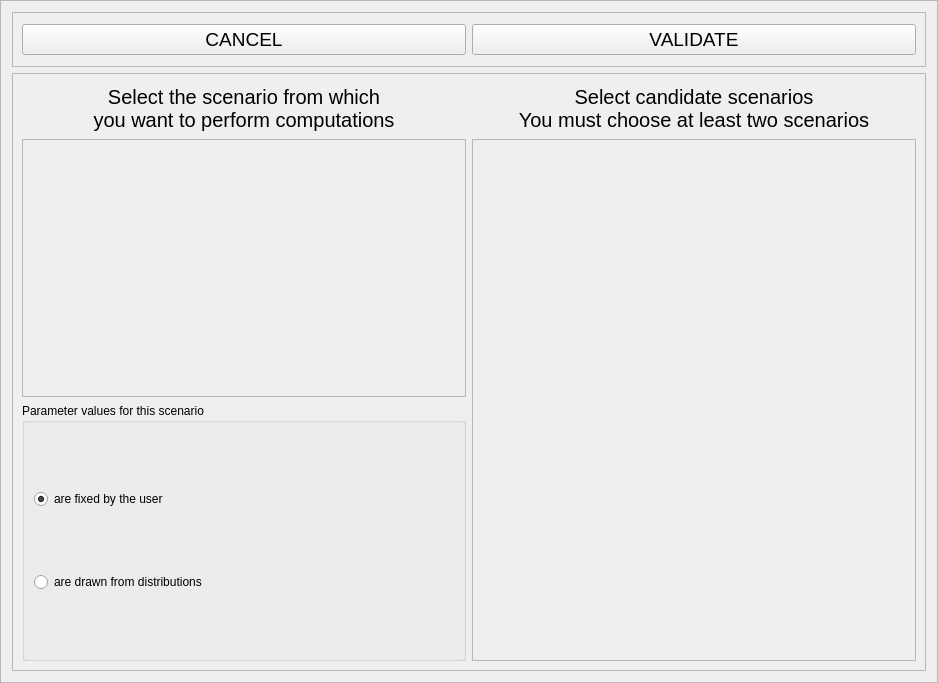
<?xml version="1.0" encoding="UTF-8"?>
<ui version="4.0">
 <class>Frame</class>
 <widget class="QFrame" name="Frame">
  <property name="geometry">
   <rect>
    <x>0</x>
    <y>0</y>
    <width>938</width>
    <height>683</height>
   </rect>
  </property>
  <property name="windowTitle">
   <string>Frame</string>
  </property>
  <property name="frameShape">
   <enum>QFrame::StyledPanel</enum>
  </property>
  <property name="frameShadow">
   <enum>QFrame::Raised</enum>
  </property>
  <layout class="QVBoxLayout" name="verticalLayout_5">
   <item>
    <widget class="QFrame" name="frame_6">
     <property name="sizePolicy">
      <sizepolicy hsizetype="Expanding" vsizetype="Preferred">
       <horstretch>0</horstretch>
       <verstretch>0</verstretch>
      </sizepolicy>
     </property>
     <property name="minimumSize">
      <size>
       <width>0</width>
       <height>55</height>
      </size>
     </property>
     <property name="maximumSize">
      <size>
       <width>16777215</width>
       <height>55</height>
      </size>
     </property>
     <property name="frameShape">
      <enum>QFrame::StyledPanel</enum>
     </property>
     <property name="frameShadow">
      <enum>QFrame::Raised</enum>
     </property>
     <layout class="QHBoxLayout" name="horizontalLayout_9">
      <item>
       <widget class="QPushButton" name="exitButton">
        <property name="font">
         <font>
          <pointsize>14</pointsize>
         </font>
        </property>
        <property name="toolTip">
         <string>Leave this screen without loosing any change</string>
        </property>
        <property name="text">
         <string>CANCEL</string>
        </property>
        <property name="shortcut">
         <string>Alt+E</string>
        </property>
       </widget>
      </item>
      <item>
       <widget class="QPushButton" name="okButton">
        <property name="font">
         <font>
          <pointsize>14</pointsize>
         </font>
        </property>
        <property name="toolTip">
         <string>Test and save data (Alt+o)</string>
        </property>
        <property name="text">
         <string>VALIDATE</string>
        </property>
        <property name="shortcut">
         <string>Alt+V</string>
        </property>
       </widget>
      </item>
     </layout>
    </widget>
   </item>
   <item>
    <widget class="QFrame" name="frame">
     <property name="frameShape">
      <enum>QFrame::StyledPanel</enum>
     </property>
     <property name="frameShadow">
      <enum>QFrame::Raised</enum>
     </property>
     <layout class="QHBoxLayout" name="horizontalLayout">
      <item>
       <layout class="QVBoxLayout" name="verticalLayout">
        <item>
         <widget class="QLabel" name="selectionLabel">
          <property name="minimumSize">
           <size>
            <width>0</width>
            <height>50</height>
           </size>
          </property>
          <property name="maximumSize">
           <size>
            <width>500</width>
            <height>50</height>
           </size>
          </property>
          <property name="font">
           <font>
            <pointsize>15</pointsize>
           </font>
          </property>
          <property name="text">
           <string>Select the scenario from which
you want to perform computations</string>
          </property>
          <property name="alignment">
           <set>Qt::AlignCenter</set>
          </property>
         </widget>
        </item>
        <item>
         <widget class="QFrame" name="scSelFrame">
          <property name="maximumSize">
           <size>
            <width>500</width>
            <height>16777215</height>
           </size>
          </property>
          <property name="frameShape">
           <enum>QFrame::StyledPanel</enum>
          </property>
          <property name="frameShadow">
           <enum>QFrame::Raised</enum>
          </property>
          <layout class="QVBoxLayout" name="verticalLayout_4"/>
         </widget>
        </item>
        <item>
         <widget class="QGroupBox" name="groupBox">
          <property name="maximumSize">
           <size>
            <width>500</width>
            <height>16777215</height>
           </size>
          </property>
          <property name="title">
           <string>Parameter values for this scenario</string>
          </property>
          <layout class="QVBoxLayout" name="verticalLayout_3">
           <item>
            <widget class="QRadioButton" name="fixedRadio">
             <property name="text">
              <string>are fixed by the user</string>
             </property>
             <property name="checked">
              <bool>true</bool>
             </property>
            </widget>
           </item>
           <item>
            <widget class="QRadioButton" name="drawnRadio">
             <property name="text">
              <string>are drawn from distributions</string>
             </property>
            </widget>
           </item>
          </layout>
         </widget>
        </item>
       </layout>
      </item>
      <item>
       <layout class="QVBoxLayout" name="verticalLayout_2">
        <item>
         <widget class="QLabel" name="label">
          <property name="minimumSize">
           <size>
            <width>0</width>
            <height>50</height>
           </size>
          </property>
          <property name="maximumSize">
           <size>
            <width>16777215</width>
            <height>50</height>
           </size>
          </property>
          <property name="font">
           <font>
            <pointsize>15</pointsize>
           </font>
          </property>
          <property name="text">
           <string>Select candidate scenarios
You must choose at least two scenarios</string>
          </property>
          <property name="alignment">
           <set>Qt::AlignCenter</set>
          </property>
         </widget>
        </item>
        <item>
         <widget class="QFrame" name="frame_3">
          <property name="frameShape">
           <enum>QFrame::StyledPanel</enum>
          </property>
          <property name="frameShadow">
           <enum>QFrame::Raised</enum>
          </property>
          <layout class="QVBoxLayout" name="verticalLayout_6"/>
         </widget>
        </item>
       </layout>
      </item>
     </layout>
    </widget>
   </item>
  </layout>
 </widget>
 <resources/>
 <connections/>
</ui>
